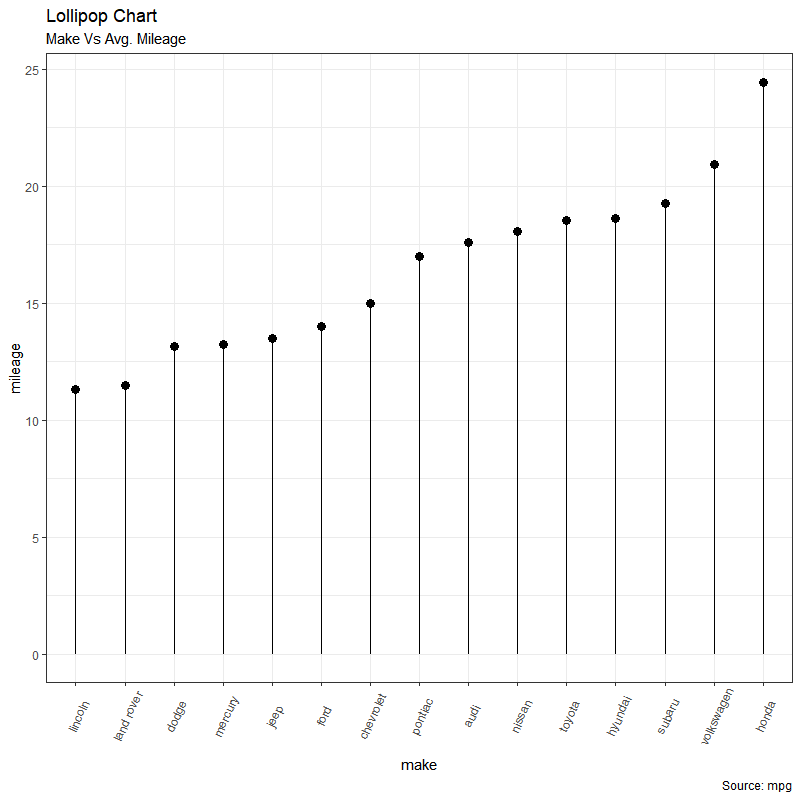

Generate this figure with R:
### LOLLIPOP CHART ###

# Before making the chart, sort the data with the "order" function.

# Import ggplot2 package
library(ggplot2)                                    

# Pre-set the black and white theme
theme_set(theme_bw())                               

ggplot(data = ,                                     # load the data set
       aes(x = ,                                    # set the x variable (must be categoric or factor)
           y = )) +                                 # set the y variable (must be numeric)
  geom_point(size = 3) +                            # set the points size
  geom_segment(aes(x = ,                            # set x = x variable
                   xend = ,                         # set xend = x variable
                   y = 0,                           # set y = 0
                   yend = )) +                      # set yend =  y variable
  labs(title = "",                                  # type in the chart title
       subtitle = "",                               # type in the chart subtitle
       caption = "") +                              # type in additional captions
  theme(axis.text.x = element_text(angle = 65,      # set the text on x-axis angle
                                   vjust = 0.6))    # set the text on x-axis distance from axis

# EXAMPLE

cty_mpg <- aggregate(mpg$cty, by=list(mpg$manufacturer), FUN=mean)
colnames(cty_mpg) <- c("make", "mileage")
cty_mpg <- cty_mpg[order(cty_mpg$mileage), ]
cty_mpg$make <- factor(cty_mpg$make, levels = cty_mpg$make)
head(cty_mpg, 4)

library(ggplot2)
theme_set(theme_bw())

ggplot(data = cty_mpg,
        aes(x = make,
            y = mileage)) +
  geom_point(size = 3) +
  geom_segment(aes(x = make,
                   xend = make,
                   y = 0,
                   yend = mileage)) +
  labs(title = "Lollipop Chart",
       subtitle = "Make Vs Avg. Mileage",
       caption = "Source: mpg") + 
  theme(axis.text.x = element_text(angle = 65, vjust = 0.6))
